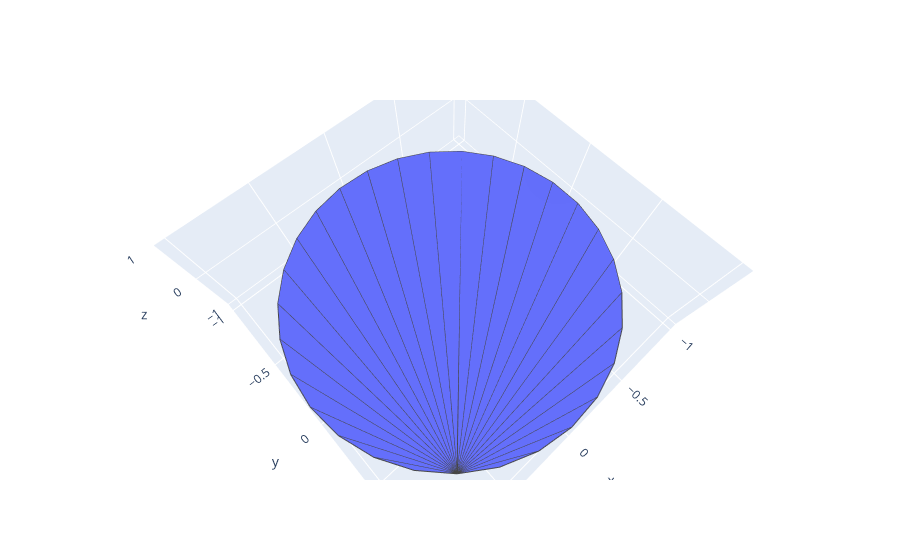

Notebook code cell kept with this figure:
### Code cell
points=np.stack([x,y,z],axis=1)
plotMeshPlotly(points,tri.triangles)

### Figure 1 — Plotly figure (JSON) as saved in the notebook; plotly's stock layout.template omitted (floating-point values rounded to 4 significant figures; data arrays with more than 128 entries replaced by an {"elided": "..."} marker saying what was removed)
{"data": [{"i": [4, 4, 26, 4, 4, 4, 0, 14, 4, 18, 22, 11, 7, 4, 4, 4, 16, 20, 4, 4, 4, 24, 12, 4, 9, 1, 5], "j": [13, 17, 27, 2, 28, 25, 1, 15, 21, 19, 23, 12, 8, 10, 6, 15, 17, 21, 19, 27, 23, 25, 13, 8, 10, 2, 6], "k": [14, 18, 4, 3, 0, 26, 4, 4, 22, 4, 4, 4, 4, 11, 7, 16, 4, 4, 20, 28, 24, 4, 4, 9, 4, 4, 4], "type": "mesh3d", "x": [1, 0.9766, 0.9076, 0.7961, 0.6474, 0.4684, 0.2675, 0.05414, -0.1618, -0.3701, -0.5612, -0.726, -0.8569, -0.9477, -0.9941, -0.9941, -0.9477, -0.8569, -0.726, -0.5612, -0.3701, -0.1618, 0.05414, 0.2675, 0.4684, 0.6474, 0.7961, 0.9076, 0.9766, 1], "y": [0, 0.215, 0.4199, 0.6052, 0.7622, 0.8835, 0.9635, 0.9985, 0.9868, 0.929, 0.8277, 0.6877, 0.5156, 0.3193, 0.1081, -0.1081, -0.3193, -0.5156, -0.6877, -0.8277, -0.929, -0.9868, -0.9985, -0.9635, -0.8835, -0.7622, -0.6052, -0.4199, -0.215, -2.449e-16], "z": [0, 0, 0, 0, 0, 0, 0, 0, 0, 0, 0, 0, 0, 0, 0, 0, 0, 0, 0, 0, 0, 0, 0, 0, 0, 0, 0, 0, 0, 0]}, {"line": {"color": "rgb(70,70,70)", "width": 2}, "mode": "lines", "name": "", "type": "scatter3d", "x": {"elided": "135 float values"}, "y": {"elided": "135 float values"}, "z": {"elided": "135 int values"}}], "layout": {"autosize": true, "scene": {"aspectratio": {"x": 1, "y": 1, "z": 0.4}, "camera": {"center": {"x": 0, "y": 0, "z": 0}, "eye": {"x": 0.3228, "y": 0.3549, "z": 1.17}, "projection": {"type": "perspective"}, "up": {"x": 0, "y": 0, "z": 1}}}}}
